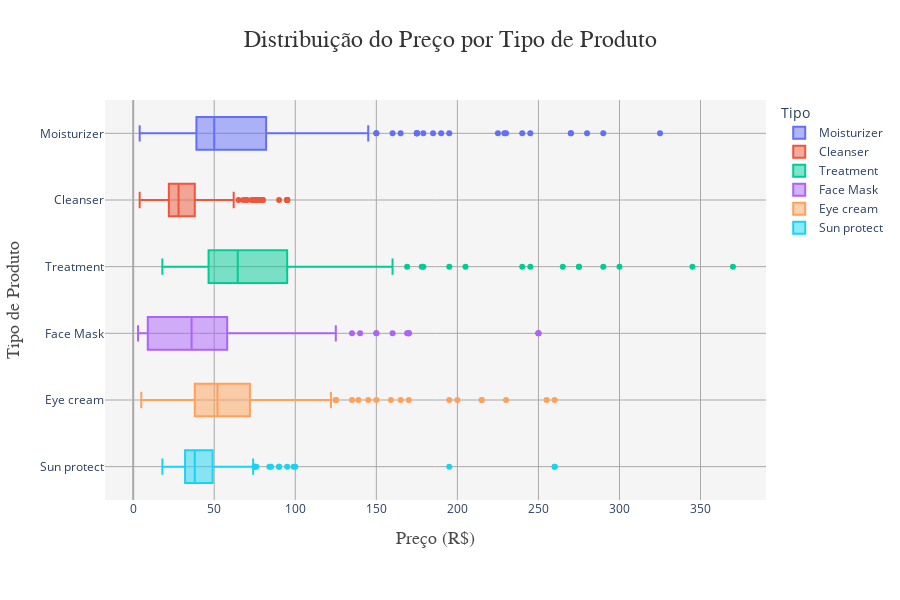

The notebook cell this image was saved under:
### Markdown cell above
#### Análise Bivariada

Neste trecho da aula, abordamos a análise bivariada de um conjunto de dados de cosméticos. Exploramos a relação entre o tipo de produto e o preço, utilizando boxplot e identificando outliers. Em seguida, analisamos a relação entre tipo e rating dos produtos, destacando variações nos valores. Também examinamos a correlação entre preço e rating por tipo, utilizando um scatterplot. Por fim, apresentamos uma matriz de correlação para avaliar possíveis relações fortes entre as variáveis numéricas do DataFrame.

### Code cell
# PLOT DE DISTRIBUIÇÃO (BOX PLOT POR TIPO E PREÇO)

# Cria o box plot
fig = px.box(df_cosmetics,
             x='Preco',
             y='Tipo',
             color='Tipo',
             orientation='h',
             hover_data=['Marca'],
             # Cores agradáveis e distintas
             color_discrete_sequence=px.colors.qualitative.Plotly)

# Atualiza o layout
fig.update_layout(
    title={
        'text': "Distribuição do Preço por Tipo de Produto",
        'y': 0.95,  # Posição vertical do título
        'x': 0.5,   # Centraliza o título
        'xanchor': 'center',
        'yanchor': 'top'
    },
    title_font=dict(size=24, family='Arial, sans-serif', color='#333'),
    xaxis_title='Preço (R$)',
    yaxis_title='Tipo de Produto',
    xaxis_title_font=dict(
        size=18, family='Arial, sans-serif', color='#4B4B4B'),
    yaxis_title_font=dict(
        size=18, family='Arial, sans-serif', color='#4B4B4B'),
    xaxis=dict(
        tickfont=dict(size=12),
        showgrid=True,
        gridcolor='darkgrey',  # Cor das linhas de grade
        zerolinecolor='darkgrey'  # Cor da linha zero
    ),
    yaxis=dict(
        tickfont=dict(size=12),
        showgrid=True,
        gridcolor='darkgrey',  # Cor das linhas de grade
        zerolinecolor='darkgray'  # Cor da linha zero
    ),
    plot_bgcolor='whitesmoke',  # Fundo do gráfico em cinza claro
    paper_bgcolor='white',  # Fundo do papel
    template='plotly_white',  # Um template elegante e clean
    margin=dict(l=60, r=50, t=100, b=100),  # Ajusta as margens
    height=600,  # Tamanho do gráfico
    width=900,   # Largura do gráfico
)

# Exibe o gráfico
fig.show()

### Figure 1 — Plotly figure (JSON) as saved in the notebook; plotly's stock layout.template omitted (floating-point values rounded to 4 significant figures; data arrays with more than 128 entries replaced by an {"elided": "..."} marker saying what was removed)
{"data": [{"alignmentgroup": "True", "customdata": {"elided": "298x1 str values"}, "hovertemplate": "Tipo=%{y}<br>Preco=%{x}<br>Marca=%{customdata[0]}<extra></extra>", "legendgroup": "Moisturizer", "marker": {"color": "#636EFA"}, "name": "Moisturizer", "notched": false, "offsetgroup": "Moisturizer", "orientation": "h", "showlegend": true, "type": "box", "x": {"elided": "298 int values"}, "x0": " ", "xaxis": "x", "y": {"elided": "298 str values"}, "y0": " ", "yaxis": "y"}, {"alignmentgroup": "True", "customdata": {"elided": "281x1 str values"}, "hovertemplate": "Tipo=%{y}<br>Preco=%{x}<br>Marca=%{customdata[0]}<extra></extra>", "legendgroup": "Cleanser", "marker": {"color": "#EF553B"}, "name": "Cleanser", "notched": false, "offsetgroup": "Cleanser", "orientation": "h", "showlegend": true, "type": "box", "x": {"elided": "281 int values"}, "x0": " ", "xaxis": "x", "y": {"elided": "281 str values"}, "y0": " ", "yaxis": "y"}, {"alignmentgroup": "True", "customdata": {"elided": "248x1 str values"}, "hovertemplate": "Tipo=%{y}<br>Preco=%{x}<br>Marca=%{customdata[0]}<extra></extra>", "legendgroup": "Treatment", "marker": {"color": "#00CC96"}, "name": "Treatment", "notched": false, "offsetgroup": "Treatment", "orientation": "h", "showlegend": true, "type": "box", "x": {"elided": "248 int values"}, "x0": " ", "xaxis": "x", "y": {"elided": "248 str values"}, "y0": " ", "yaxis": "y"}, {"alignmentgroup": "True", "customdata": {"elided": "266x1 str values"}, "hovertemplate": "Tipo=%{y}<br>Preco=%{x}<br>Marca=%{customdata[0]}<extra></extra>", "legendgroup": "Face Mask", "marker": {"color": "#AB63FA"}, "name": "Face Mask", "notched": false, "offsetgroup": "Face Mask", "orientation": "h", "showlegend": true, "type": "box", "x": {"elided": "266 int values"}, "x0": " ", "xaxis": "x", "y": {"elided": "266 str values"}, "y0": " ", "yaxis": "y"}, {"alignmentgroup": "True", "customdata": {"elided": "209x1 str values"}, "hovertemplate": "Tipo=%{y}<br>Preco=%{x}<br>Marca=%{customdata[0]}<extra></extra>", "legendgroup": "Eye cream", "marker": {"color": "#FFA15A"}, "name": "Eye cream", "notched": false, "offsetgroup": "Eye cream", "orientation": "h", "showlegend": true, "type": "box", "x": {"elided": "209 int values"}, "x0": " ", "xaxis": "x", "y": {"elided": "209 str values"}, "y0": " ", "yaxis": "y"}, {"alignmentgroup": "True", "customdata": {"elided": "170x1 str values"}, "hovertemplate": "Tipo=%{y}<br>Preco=%{x}<br>Marca=%{customdata[0]}<extra></extra>", "legendgroup": "Sun protect", "marker": {"color": "#19D3F3"}, "name": "Sun protect", "notched": false, "offsetgroup": "Sun protect", "orientation": "h", "showlegend": true, "type": "box", "x": {"elided": "170 int values"}, "x0": " ", "xaxis": "x", "y": {"elided": "170 str values"}, "y0": " ", "yaxis": "y"}], "layout": {"boxmode": "overlay", "height": 600, "legend": {"title": {"text": "Tipo"}, "tracegroupgap": 0}, "margin": {"b": 100, "l": 60, "r": 50, "t": 100}, "paper_bgcolor": "white", "plot_bgcolor": "whitesmoke", "title": {"font": {"color": "#333", "family": "Arial, sans-serif", "size": 24}, "text": "Distribuição do Preço por Tipo de Produto", "x": 0.5, "xanchor": "center", "y": 0.95, "yanchor": "top"}, "width": 900, "xaxis": {"anchor": "y", "domain": [0, 1], "gridcolor": "darkgrey", "showgrid": true, "tickfont": {"size": 12}, "title": {"font": {"color": "#4B4B4B", "family": "Arial, sans-serif", "size": 18}, "text": "Preço (R$)"}, "zerolinecolor": "darkgrey"}, "yaxis": {"anchor": "x", "categoryarray": ["Sun protect", "Eye cream", "Face Mask", "Treatment", "Cleanser", "Moisturizer"], "categoryorder": "array", "domain": [0, 1], "gridcolor": "darkgrey", "showgrid": true, "tickfont": {"size": 12}, "title": {"font": {"color": "#4B4B4B", "family": "Arial, sans-serif", "size": 18}, "text": "Tipo de Produto"}, "zerolinecolor": "darkgray"}}}
